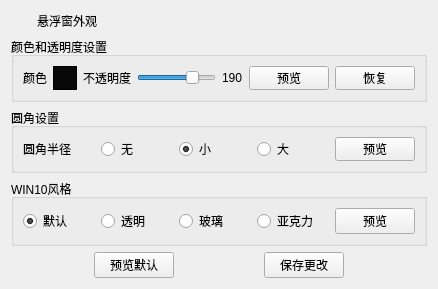
<?xml version="1.0" encoding="UTF-8"?>
<ui version="4.0">
 <class>FormSetting</class>
 <widget class="QWidget" name="FormSetting">
  <property name="geometry">
   <rect>
    <x>0</x>
    <y>0</y>
    <width>438</width>
    <height>283</height>
   </rect>
  </property>
  <property name="windowTitle">
   <string>Dialog</string>
  </property>
  <layout class="QVBoxLayout" name="verticalLayout">
   <item>
    <layout class="QHBoxLayout" name="horizontalLayout_5">
     <item>
      <widget class="QLabel" name="label_6">
       <property name="sizePolicy">
        <sizepolicy hsizetype="Preferred" vsizetype="Maximum">
         <horstretch>0</horstretch>
         <verstretch>0</verstretch>
        </sizepolicy>
       </property>
       <property name="minimumSize">
        <size>
         <width>20</width>
         <height>20</height>
        </size>
       </property>
       <property name="maximumSize">
        <size>
         <width>20</width>
         <height>20</height>
        </size>
       </property>
       <property name="styleSheet">
        <string notr="true">QLabel{
border-image: url(:/icons/ya.ico);
}</string>
       </property>
       <property name="text">
        <string/>
       </property>
      </widget>
     </item>
     <item>
      <widget class="QLabel" name="label_7">
       <property name="sizePolicy">
        <sizepolicy hsizetype="Preferred" vsizetype="Maximum">
         <horstretch>0</horstretch>
         <verstretch>0</verstretch>
        </sizepolicy>
       </property>
       <property name="text">
        <string>悬浮窗外观</string>
       </property>
      </widget>
     </item>
     <item>
      <spacer name="horizontalSpacer_7">
       <property name="orientation">
        <enum>Qt::Horizontal</enum>
       </property>
       <property name="sizeHint" stdset="0">
        <size>
         <width>40</width>
         <height>20</height>
        </size>
       </property>
      </spacer>
     </item>
    </layout>
   </item>
   <item>
    <widget class="QGroupBox" name="groupBox">
     <property name="sizePolicy">
      <sizepolicy hsizetype="Preferred" vsizetype="Minimum">
       <horstretch>0</horstretch>
       <verstretch>0</verstretch>
      </sizepolicy>
     </property>
     <property name="minimumSize">
      <size>
       <width>0</width>
       <height>65</height>
      </size>
     </property>
     <property name="title">
      <string>颜色和透明度设置</string>
     </property>
     <layout class="QHBoxLayout" name="horizontalLayout">
      <item>
       <widget class="QLabel" name="label">
        <property name="text">
         <string>颜色</string>
        </property>
        <property name="alignment">
         <set>Qt::AlignCenter</set>
        </property>
       </widget>
      </item>
      <item>
       <widget class="QPushButton" name="pushButton">
        <property name="minimumSize">
         <size>
          <width>24</width>
          <height>24</height>
         </size>
        </property>
        <property name="maximumSize">
         <size>
          <width>24</width>
          <height>24</height>
         </size>
        </property>
        <property name="toolTip">
         <string>选择颜色</string>
        </property>
        <property name="styleSheet">
         <string notr="true">background-color: rgb(8, 8, 8);
border: 1px solid black;</string>
        </property>
        <property name="text">
         <string/>
        </property>
       </widget>
      </item>
      <item>
       <widget class="QLabel" name="label_2">
        <property name="text">
         <string>不透明度</string>
        </property>
        <property name="alignment">
         <set>Qt::AlignCenter</set>
        </property>
       </widget>
      </item>
      <item>
       <widget class="QSlider" name="horizontalSlider">
        <property name="maximum">
         <number>255</number>
        </property>
        <property name="singleStep">
         <number>1</number>
        </property>
        <property name="value">
         <number>190</number>
        </property>
        <property name="orientation">
         <enum>Qt::Horizontal</enum>
        </property>
       </widget>
      </item>
      <item>
       <widget class="QLabel" name="label_8">
        <property name="text">
         <string>190</string>
        </property>
       </widget>
      </item>
      <item>
       <widget class="QPushButton" name="pushButton_2">
        <property name="toolTip">
         <string>预览选择的颜色和不透明度</string>
        </property>
        <property name="text">
         <string>预览</string>
        </property>
       </widget>
      </item>
      <item>
       <widget class="QPushButton" name="pushButton_7">
        <property name="toolTip">
         <string>恢复之前的颜色和透明度</string>
        </property>
        <property name="text">
         <string>恢复</string>
        </property>
       </widget>
      </item>
     </layout>
    </widget>
   </item>
   <item>
    <widget class="QGroupBox" name="groupBox_3">
     <property name="sizePolicy">
      <sizepolicy hsizetype="Preferred" vsizetype="Minimum">
       <horstretch>0</horstretch>
       <verstretch>0</verstretch>
      </sizepolicy>
     </property>
     <property name="minimumSize">
      <size>
       <width>0</width>
       <height>65</height>
      </size>
     </property>
     <property name="title">
      <string>圆角设置</string>
     </property>
     <layout class="QHBoxLayout" name="horizontalLayout_3">
      <item>
       <widget class="QLabel" name="label_5">
        <property name="text">
         <string>圆角半径</string>
        </property>
       </widget>
      </item>
      <item>
       <widget class="QRadioButton" name="radioButton">
        <property name="text">
         <string>无</string>
        </property>
       </widget>
      </item>
      <item>
       <widget class="QRadioButton" name="radioButton_2">
        <property name="text">
         <string>小</string>
        </property>
        <property name="checked">
         <bool>true</bool>
        </property>
       </widget>
      </item>
      <item>
       <widget class="QRadioButton" name="radioButton_3">
        <property name="text">
         <string>大</string>
        </property>
        <property name="checked">
         <bool>false</bool>
        </property>
       </widget>
      </item>
      <item>
       <widget class="QPushButton" name="pushButton_3">
        <property name="toolTip">
         <string>预览选中的圆角</string>
        </property>
        <property name="text">
         <string>预览</string>
        </property>
       </widget>
      </item>
     </layout>
    </widget>
   </item>
   <item>
    <widget class="QGroupBox" name="groupBox_2">
     <property name="sizePolicy">
      <sizepolicy hsizetype="Preferred" vsizetype="Minimum">
       <horstretch>0</horstretch>
       <verstretch>0</verstretch>
      </sizepolicy>
     </property>
     <property name="title">
      <string>WIN10风格</string>
     </property>
     <layout class="QHBoxLayout" name="horizontalLayout_2">
      <item>
       <widget class="QRadioButton" name="radioButton_4">
        <property name="text">
         <string>默认</string>
        </property>
        <property name="checked">
         <bool>true</bool>
        </property>
       </widget>
      </item>
      <item>
       <widget class="QRadioButton" name="radioButton_5">
        <property name="text">
         <string>透明</string>
        </property>
       </widget>
      </item>
      <item>
       <widget class="QRadioButton" name="radioButton_6">
        <property name="text">
         <string>玻璃</string>
        </property>
       </widget>
      </item>
      <item>
       <widget class="QRadioButton" name="radioButton_7">
        <property name="text">
         <string>亚克力</string>
        </property>
       </widget>
      </item>
      <item>
       <widget class="QPushButton" name="pushButton_4">
        <property name="text">
         <string>预览</string>
        </property>
       </widget>
      </item>
     </layout>
    </widget>
   </item>
   <item>
    <layout class="QHBoxLayout" name="horizontalLayout_4">
     <item>
      <spacer name="horizontalSpacer_4">
       <property name="orientation">
        <enum>Qt::Horizontal</enum>
       </property>
       <property name="sizeHint" stdset="0">
        <size>
         <width>40</width>
         <height>20</height>
        </size>
       </property>
      </spacer>
     </item>
     <item>
      <widget class="QPushButton" name="pushButton_5">
       <property name="toolTip">
        <string>预览默认的样式设置</string>
       </property>
       <property name="text">
        <string>预览默认</string>
       </property>
      </widget>
     </item>
     <item>
      <spacer name="horizontalSpacer_5">
       <property name="orientation">
        <enum>Qt::Horizontal</enum>
       </property>
       <property name="sizeHint" stdset="0">
        <size>
         <width>40</width>
         <height>20</height>
        </size>
       </property>
      </spacer>
     </item>
     <item>
      <widget class="QPushButton" name="pushButton_6">
       <property name="toolTip">
        <string>*保存并应用此页上面的数据</string>
       </property>
       <property name="text">
        <string>保存更改</string>
       </property>
      </widget>
     </item>
     <item>
      <spacer name="horizontalSpacer_6">
       <property name="orientation">
        <enum>Qt::Horizontal</enum>
       </property>
       <property name="sizeHint" stdset="0">
        <size>
         <width>40</width>
         <height>20</height>
        </size>
       </property>
      </spacer>
     </item>
    </layout>
   </item>
  </layout>
 </widget>
 <resources/>
 <connections/>
</ui>
